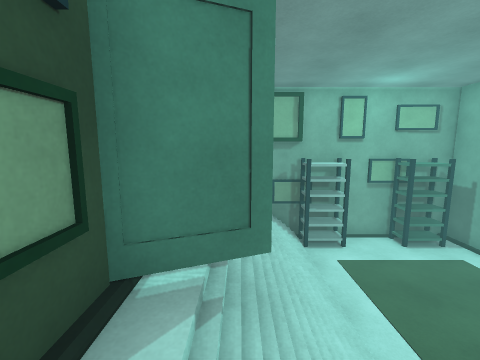
view 1 (above)

16 first-person views from a walk through a 3-D level made in the Unity game engine. The camera is 1.5 m above the floor, tilts 8° down and sees 90° across. The floor is counted in squares, 1 m on a side. Each view is taken from the middle of a square. On the plan, view 1 faces up. The plan holds only what a view shows up to about 13 squares ahead; the rest is blank. The place goes on beyond the plan. The player character is not drawn. Some animated figures are not drawn.

view 2
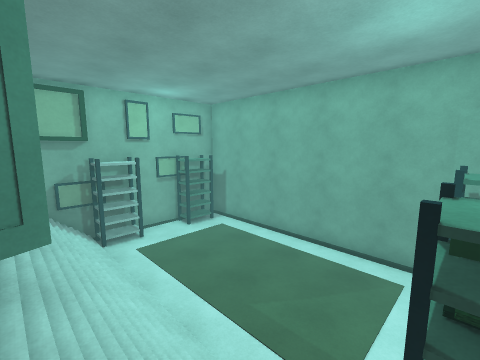

view 3
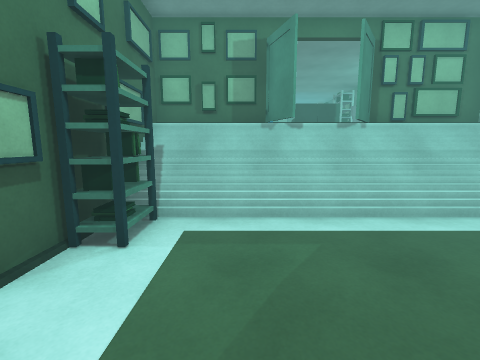

view 4
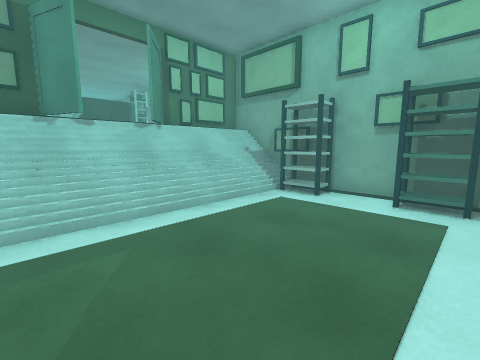

view 5
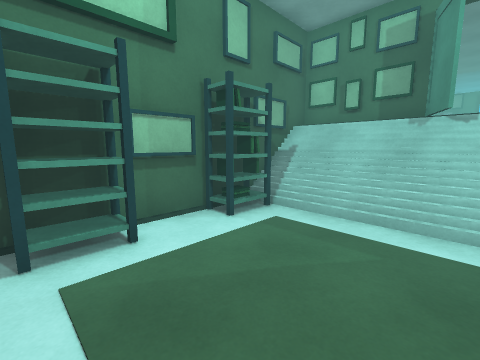

view 6
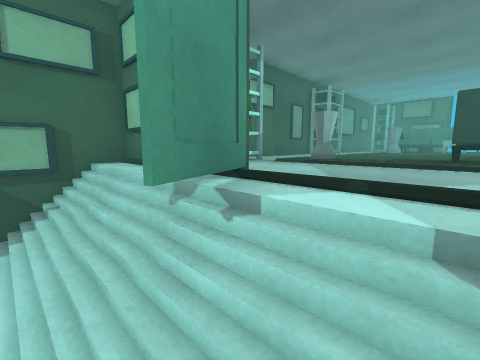

view 7
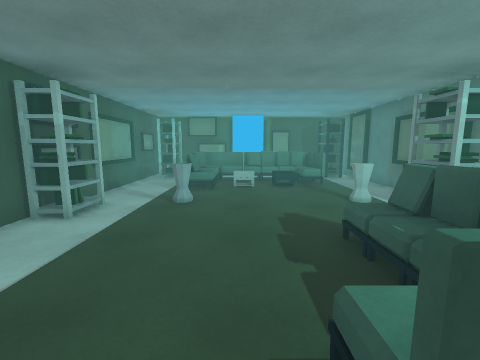

view 8
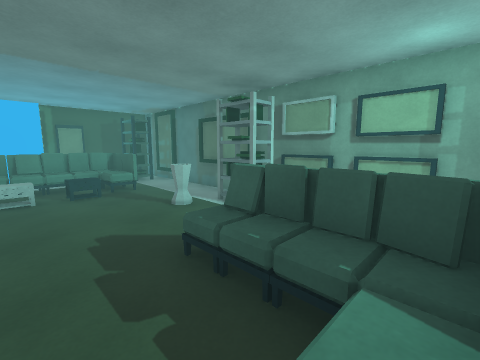

view 9
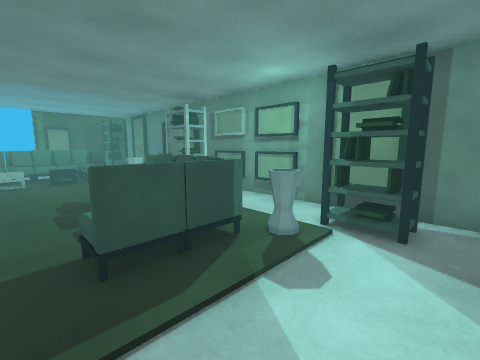

view 10
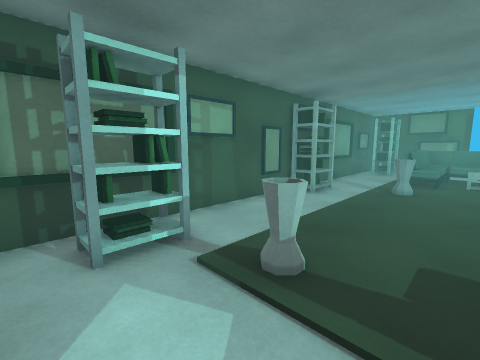

view 11
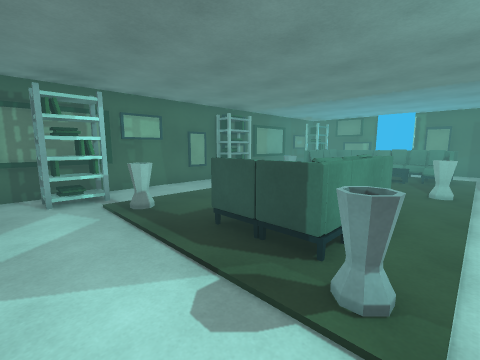

view 12
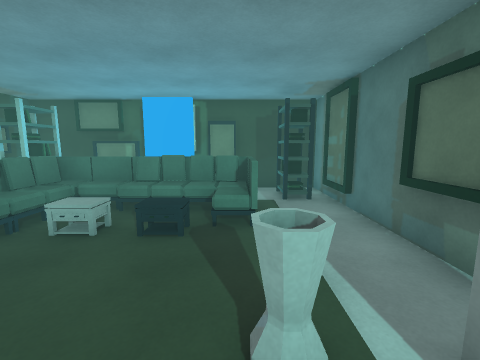

view 13
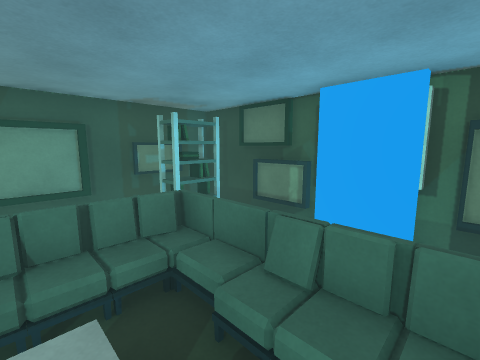

view 14
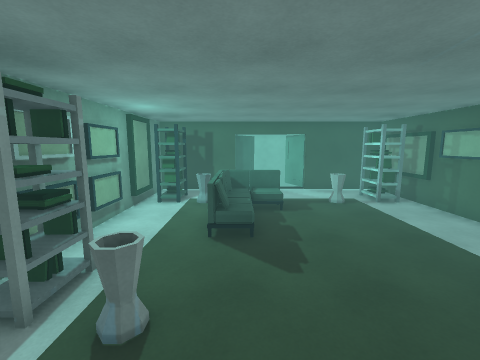

view 15
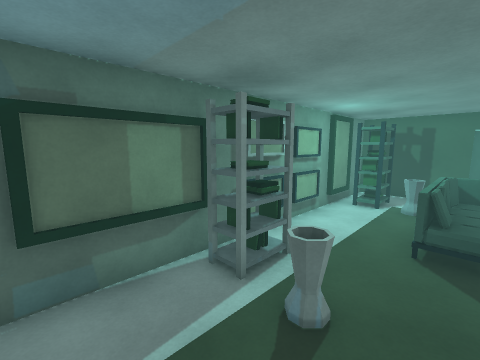

view 16
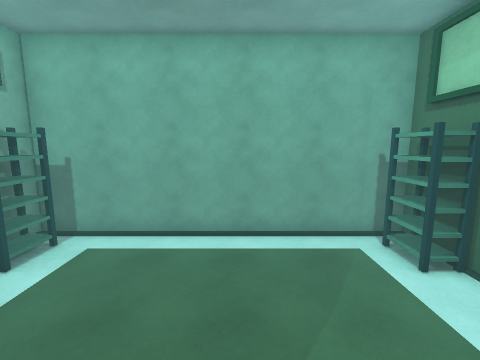

### Floor plan
Key: @ floor where view 1 was taken; # wall or solid block; . main floor; - floor 2.25 m lower than the main floor; / step, stairs or slope; = window, fence, low wall or low ledge; ^ raised ledge; S shelf; O other object.
Columns run from 18 left of view 1 to 8 right of it. Each row starts with its distance up from view 1.
  9 ###########################
  8 ###.....SS....##.#//##--###
  7 #................#///-----#
  6 #. =^..=.....==..#///-----#
  5 #. ^./....=^^=...##//-----#
  4 #..^.........^....///-----#
  3 #. ^.O............///-----#
  2 #. ^^^........=..##//-----#
  1 #  ^==.=.........#///-----#
  0 ###...........##.#@//-----#
 -1  ##.....SS....##.#//##--SS#
 -2   #########################

Where each view was taken, in squares from view 1:
view 1: 0 up, 0 right, facing up
view 2: 1 down, 0 right, facing up-right
view 3: 1 up, 7 right, facing left
view 4: 1 up, 7 right, facing up-left
view 5: 3 up, 7 right, facing down-left
view 6: 4 up, 1 right, facing down-left
view 7: 3 up, 4 left, facing left
view 8: 3 up, 5 left, facing up-left
view 9: 3 up, 2 left, facing up-left
view 10: 3 up, 2 left, facing down-left
view 11: 7 up, 2 left, facing down-left
view 12: 6 up, 9 left, facing left
view 13: 5 up, 13 left, facing down-left
view 14: 5 up, 13 left, facing right
view 15: 5 up, 13 left, facing up-right
view 16: 3 up, 1 right, facing right
